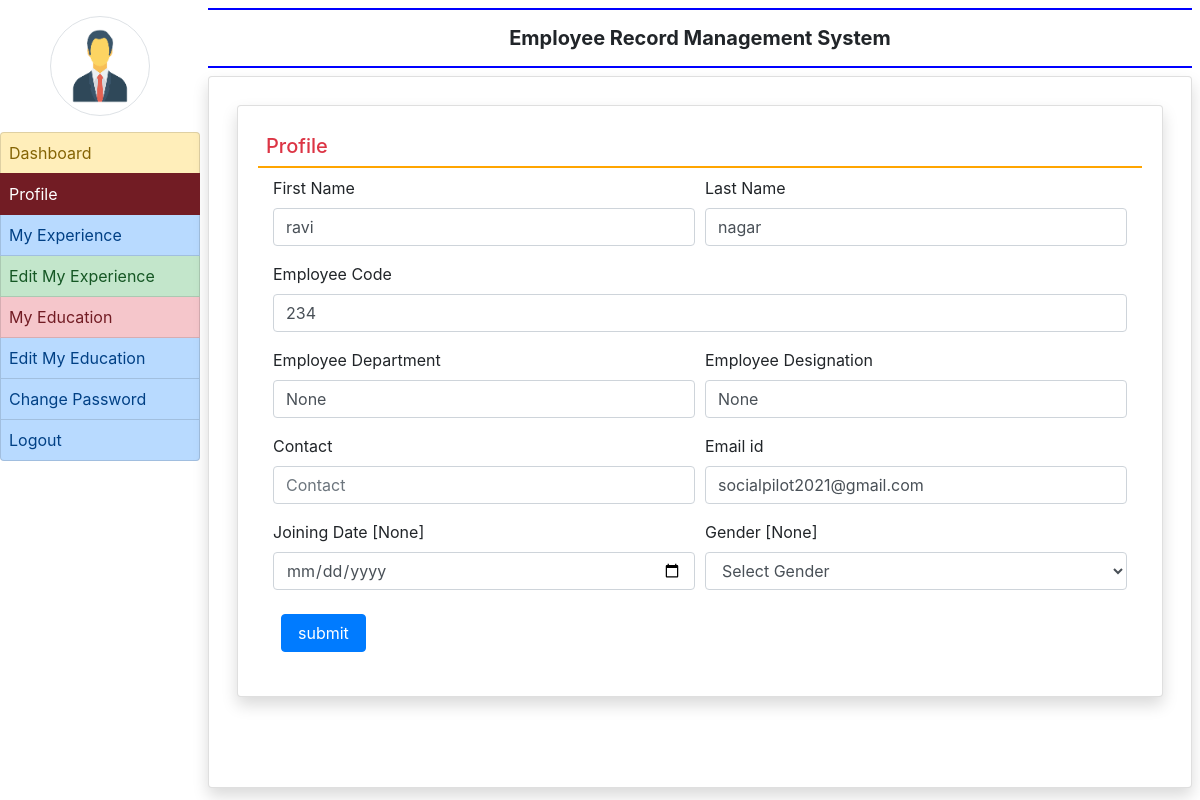
Page /profile/ (signed in) on the committed database.
### employee/models.py (models this page shows, shortened)
class EmployeeDetail(models.Model):
    user=models.ForeignKey(User,on_delete=models.CASCADE)
    empcode=models.CharField(max_length=50)
    empdept=models.CharField(max_length=100,null=True)
    designation=models.CharField(max_length=100,null=True)
    contact=models.CharField(max_length=15,null=True)
    gender=models.CharField(max_length=50,null=True)
    joiningdate=models.DateField(null=True)

### employee/views.py (the view, shortened to what this page needs)
# urls.py: path('profile/', profile, name='profile'),
def profile(request):
    if not request.user.is_authenticated:
        return redirect('emp_login')
    error = ""
    user = request.user
    employee = EmployeeDetail.objects.get(user=user)
    return render(request,'profile.html',locals())

### employee/templates/profile.html (shortened to what this page needs)
{% extends 'emp_base.html'%}
{% block main%}
<div class="card shadow m-2">
    <div class="card-body">
        <h5 class="p-2 text-danger" style="border-bottom:2px solid orange">Profile</h5>
        <div class="container-fluid">
            <form method="post" >
                <div class="form-row">
                    <div class="col-sm-6">
                        <div class="form-group">
                            <label>First Name</label>
                            <input type="text" name="firstname" class="form-control" placeholder="Enter First Name" pattern="[A-Z a-z]+" value="{{employee.user.first_name}}">
                        </div>
                    </div>
                    <div class="col-sm-6">
                        <div class="form-group">
                            <label>Last Name</label>
                            <input type="text" name="lastname" class="form-control" placeholder="Enter Last Name" pattern="[A-Z a-z]+" value="{{employee.user.last_name}}">
                        </div>
                    </div>
                    <div class="col-sm-12">
                        <div class="form-group">
                            <label>Employee Code</label>
                            <input type="text" name="empcode" class="form-control" placeholder="Enter Your Employee Code" pattern="[0-9]+" value="{{employee.empcode}}">
                        </div>
                    </div>
                    <div class="col-sm-6">
                        <div class="form-group">
                            <label>Employee Department</label>
                            <input type="text" name="department" class="form-control" placeholder="Department" value="{{employee.empdept}}" >
                        </div>
                    </div>
                    <div class="col-sm-6">
                        <div class="form-group">
                            <label>Employee Designation</label>
                            <input type="text" name="designation" class="form-control" placeholder="Designation" value="{{employee.designation}}" >
                        </div>
                    </div>
                    <div class="col-sm-6">
                        <div class="form-group">
                            <label>Contact</label>
                            <input type="number" name="contact" class="form-control" placeholder="Contact" value="{{employee.Contact}}" >
                        </div>
                    </div>
                    <div class="col-sm-6">
                        <div class="form-group">
                            <label>Email id</label>
                            <input type="email" name="emailid" class="form-control" placeholder="Email id" value="{{employee.user.username}}" >
                        </div>
                    </div>
                    <div class="col-sm-6">
                        <div class="form-group">
                            <label>Joining Date [{{employee.joiningdate}}]</label>
                            <input type="date" name="jdate" class="form-control"  >
                        </div>
                    </div>
                    <div class="col-sm-6">
                        <div class="form-group">
                            <label>Gender [{{employee.gender}}]</label>
                            <select name="gender" class="form-control">
                                <option value="None">Select Gender</option>
                            </select>
                        </div>
                    </div>
                </div>
                <input type="submit" value="submit" class="m-2 px-3 btn btn-primary" >
            </form>
        </div>
    </div>
</div>
{% endblock %}

### rows in the picture
EmployeeDetail: firstname "ravi", lastname "nagar", empcode "234", department "None", designation "None", emailid "socialpilot2021@gmail.com", joiningdate "None", gender "None"
